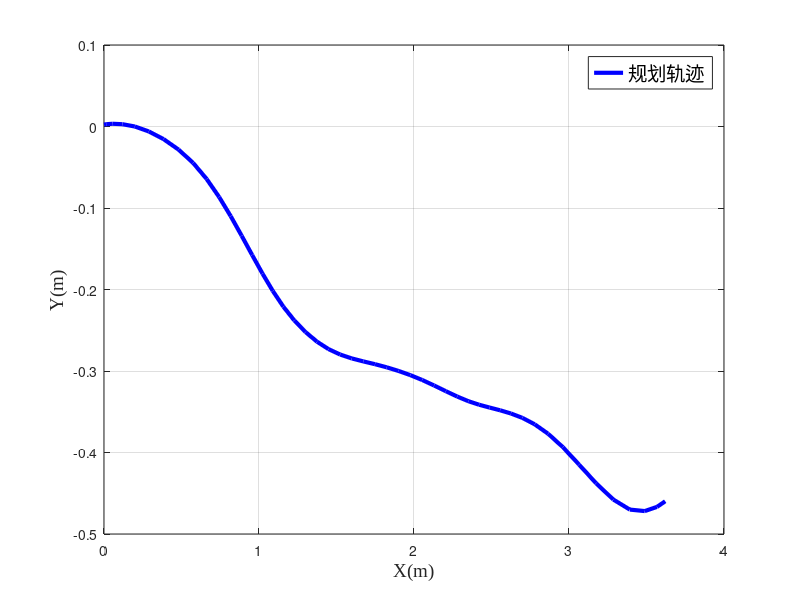
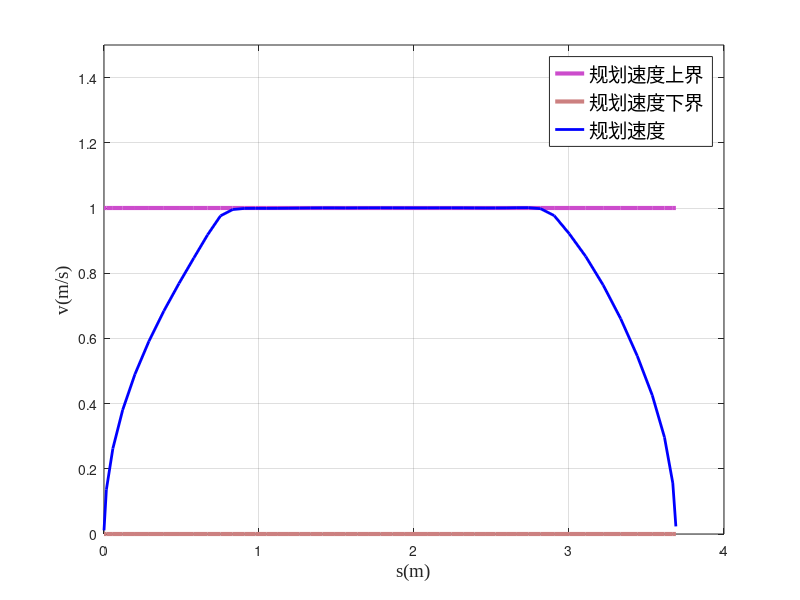
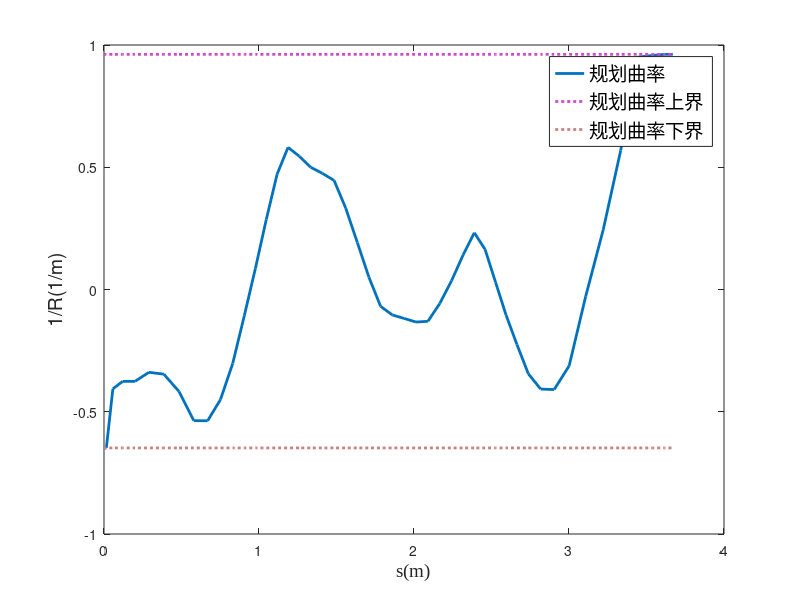
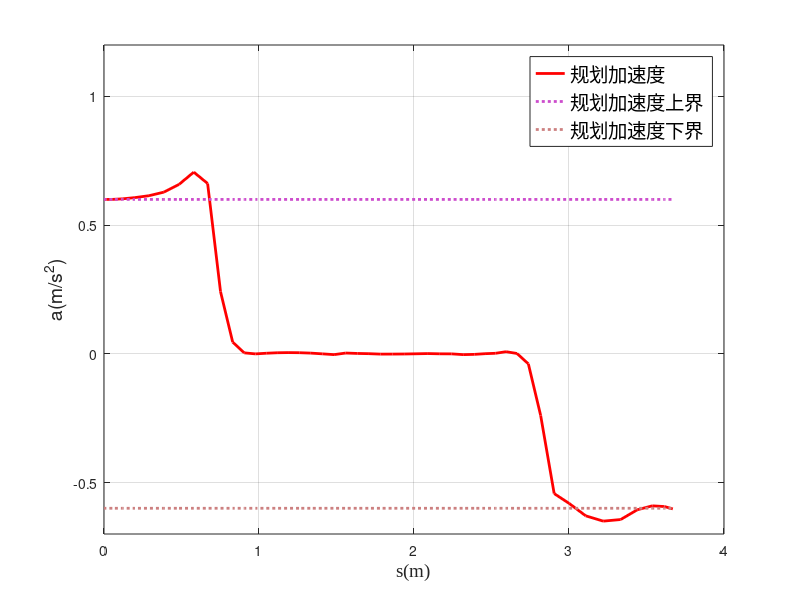

Write the MATLAB code that produced these figures, in order.

clear;clc

a = xlsread("data3/dtt1_a.csv");
b = xlsread("data3/dtt1_b.csv");
c = xlsread("data3/dtt1_c.csv");
d = xlsread("data3/dtt1_d.csv");
s = xlsread("data3/dtt1_s.csv");
q = xlsread("data3/dtt1_q.csv");
qv = xlsread("data3/dtt1_qv.csv");
qa = xlsread("data3/dtt1_qa.csv");
yaw=xlsread("data3/dtt1_yaw.csv");

% curvature velocity limit
curve = zeros(length(q), 1);
curve_max=-100;
curve_min=100;
for i = 1 : length(q)
    j = max(min(i, length(q)-1),2);
    curve_dist = [-norm(q(j,:)-q(j-1,:));0;norm(q(j,:)-q(j+1,:))];
    curve_mat = [ones(3,1), curve_dist, curve_dist.^2];
    curve_x = [q(j-1,1); q(j,1); q(j+1,1)];
    curve_y = [q(j-1,2); q(j,2); q(j+1,2)];
    curve_px = curve_mat \ curve_x;
    curve_py = curve_mat \ curve_y;
    curve(i) = -2.0*(curve_px(3)*curve_py(2)-curve_py(3)*curve_px(2))...
        /(curve_px(2)^2+curve_py(2)^2)^(3/2);
    curve_max=max(curve(i),curve_max);
    curve_min=min(curve(i),curve_min);
end
acc_max = 1.0; %note
v_curve_max = sqrt(acc_max./abs(curve));

% origin method velocity limit
v_origin_max = ones(length(q), 1)*1e20;
v_origin_min = zeros(length(q), 1);
for i = 1:length(q)-1
    if(qa(i,1) > 0)
        v_origin_max(i) = min(v_origin_max(i), sqrt(max((acc_max-qv(i,1)*a(i))/qa(i,1),0)));
    else
        v_origin_min(i) = max(v_origin_min(i), sqrt(max((acc_max-qv(i,1)*a(i))/qa(i,1),0)));
    end
    if(qa(i,2) > 0)
        v_origin_max(i) = min(v_origin_max(i), sqrt(max((acc_max-qv(i,2)*a(i))/qa(i,2),0)));
    else
        v_origin_min(i) = max(v_origin_min(i), sqrt(max((acc_max-qv(i,2)*a(i))/qa(i,2),0)));
    end
end


figure(1); clf(1);
plot(q(:,1), q(:,2), '-b','LineWidth',3);
% axis equal;
grid on;
xlabel('X(m)','FontName','Times New Roman','FontSize',14);
ylabel('Y(m)','FontName','Times New Roman','FontSize',14);
legend({ '规划轨迹'},'FontSize',14);
% title('global trajectory');

figure(2); clf(2);
ds=zeros(length(s),1);
dt=zeros(length(s),1);
for i=2:length(s)
    ds(i)=s(i)-s(i-1);
end
    
T=sum(sqrt(b)./ds)
for i=2:length(s)
    dt(i)=ds(i)/sqrt(b(i));
end
% plot(s, v_origin_max, '-', 'LineWidth', 3, 'Color', [0.8,0.5,0.5]);
v_max=ones(length(s),1);
plot(s, v_max, '-', 'LineWidth', 3, 'Color', [0.8,0.3,0.8]);
hold on;
% plot(s, v_origin_min, '-.', 'LineWidth', 3, 'Color', [0.8,0.5,0.5]);
v_min=zeros(length(s),1);
plot(s, v_min, '-', 'LineWidth', 3, 'Color', [0.8,0.5,0.5]);
hold on;
plot(s, sqrt(b), '-b', 'LineWidth', 2.0);
xlabel('s(m)','FontName','Times New Roman','FontSize',14);
ylabel('v(m/s)','FontName','Times New Roman','FontSize',14);
legend({'规划速度上界','规划速度下界','规划速度'},'FontSize',14);
grid on; 
ylim([0, 1.5]);

% 曲率
figure(3);clf(3);


curv_plot_max=ones(length(curve),1)*curve_max;
curv_plot_min=ones(length(curve),1)*curve_min;
plot(s(1:end-1), curve, '-', 'LineWidth', 2);
hold on ;
plot(s(1:end-1), curv_plot_max, ':g', 'LineWidth', 2,'Color', [0.8,0.3,0.8]);
hold on 
plot(s(1:end-1), curv_plot_min, ':g', 'LineWidth', 2,'Color', [0.8,0.5,0.5]);

xlabel('s(m)','FontName','Times New Roman','FontSize',14);
ylabel('1/R(1/m)','FontSize',14);
legend({'规划曲率','规划曲率上界','规划曲率下界'},'FontSize',14);


figure(4);clf(4);
plot(s(1:end-1), a, '-r', 'LineWidth', 2);
hold on;
a_max=ones(length(s)-1,1)*0.6;
plot(s(1:end-1), a_max, ':g', 'LineWidth', 2,'Color', [0.8,0.3,0.8]);
hold on;
a_min=ones(length(s)-1,1)*-0.6;
plot(s(1:end-1),a_min, ':g', 'LineWidth', 2,'Color', [0.8,0.5,0.5]);
xlabel('s(m)','FontName','Times New Roman','FontSize',14);
% yyaxis right;
ylabel('a(m/s^2)','FontSize',14);
grid on; 
legend({'规划加速度','规划加速度上界','规划加速度下界'},'FontSize',14);
ylim([-0.7, 1.2]);
% hsl(150, 16.51%, 57.25%)

figure(5);clf(5);
plot(s(1:length(yaw)),yaw*180/pi, 'LineWidth', 2,'Color',[0.2,0.22,0.15]);
xlabel('s(m)','FontName','Times New Roman','FontSize',14);
ylabel('角度(deg)','FontSize',14);
grid on; 
legend({ '规划航向角'});








